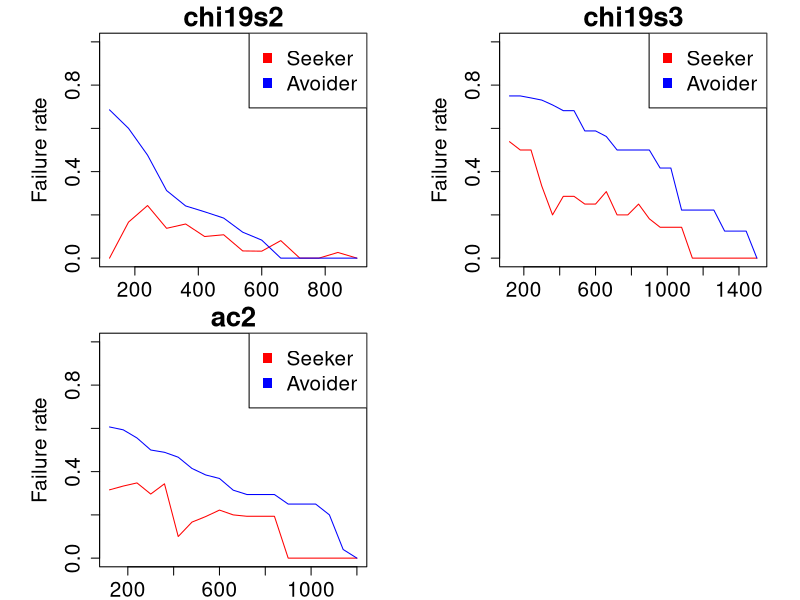
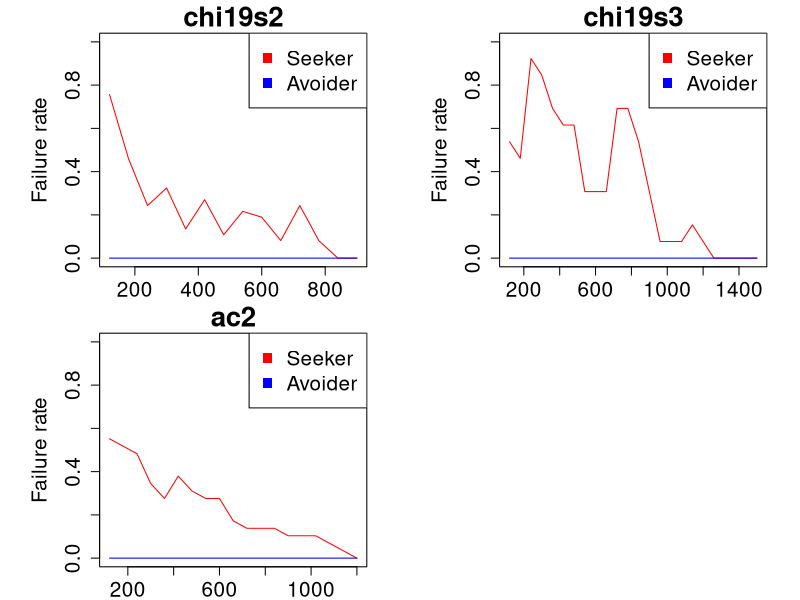
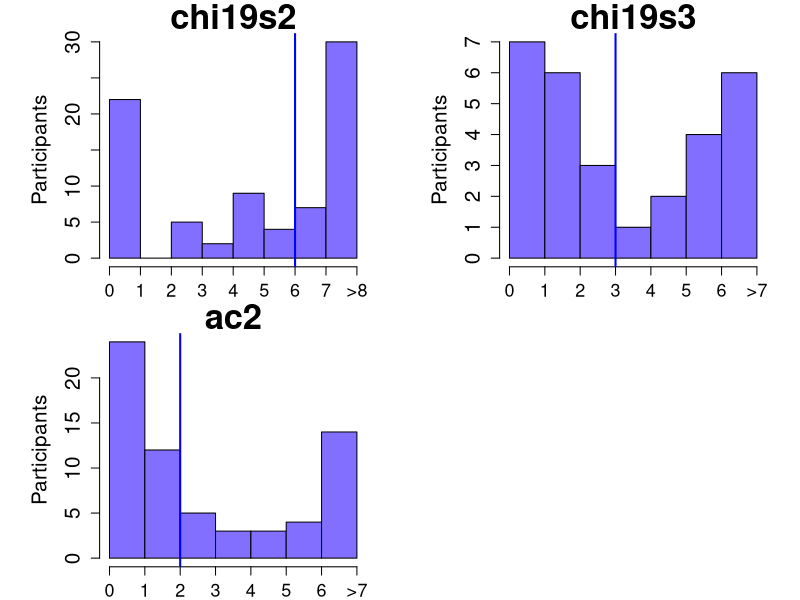
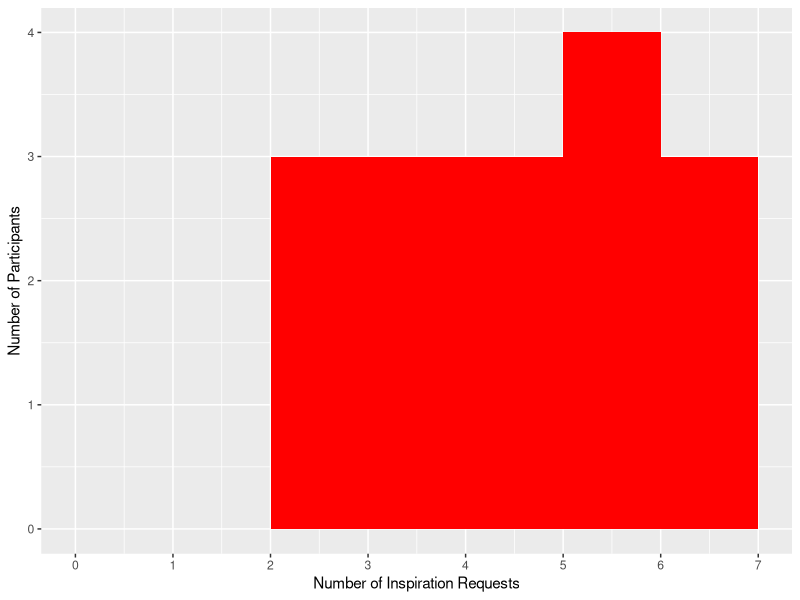

Here is the R script that generated these plots, in order:
library(ggplot2)
library(purrr)
library(readr)

# pdf export
# library(grid)
# library(gridGraphics)

#### Set path to repo ####
setwd("PATH_TO_REPO/prestudy")

printPdf <- function(graphic) {
  pdffile <- sprintf("thesis/pics/MainSequencePoster4.pdf")
  pdf(pdffile,
      paper = "special",
      width = 6.0,
      height = 6.0)
  pushViewport(viewport(layout = grid.layout(1, 1)))
  print(graphic, vp = viewport(layout.pos.row = 1, layout.pos.col = 1))
  dev.off()
}

chi19s2 <-
  read_delim(
    "chi19s2.csv",
    ";",
    escape_double = FALSE,
    trim_ws = TRUE
  )

chi19s3 <-
  read_delim(
    "chi19s3.csv",
    ";",
    escape_double = FALSE,
    trim_ws = TRUE
  )

ac2 <-
  read_delim(
    "ac2.csv",
    ";",
    escape_double = FALSE,
    trim_ws = TRUE
  )

filterByIdeaSubmits <-
  function(csvData, timerValue, minIdeaSubmits) {
    columnName <- paste(timerValue, "-ideaSubmitTimers", sep = "")
    filteredData <- csvData[csvData[, columnName] >= minIdeaSubmits, ]
    return(filteredData)
  }

getMedianRequests <- function (csvData, timerValue) {
  columnName <- paste(timerValue, "-inspirationRequestTimers", sep = "")
  return(median(data.matrix(csvData[, columnName])))
}

getHistogram <- function(csvData, ideaSubmitMinimum, timerValue, maxBuckets = 7) {
  data <- filterByIdeaSubmits(csvData, timerValue, ideaSubmitMinimum)
  
  columnName <-
    paste(timerValue, "-inspirationRequestTimers", sep = "")
  datavector <- data.matrix(data[, columnName])
  hist(
    ifelse(datavector >= maxBuckets, maxBuckets, datavector),
    breaks = c(0:maxBuckets),
    xlim = c(0, maxBuckets),
    xlab = "Inspiration requests",
    xaxt = "n",
    ylab = "Participants",
    cex.lab = 1.5,
    cex.main = 2.5,
    cex.axis = 1.5,
    col = "slateblue1",
    main = deparse(substitute(csvData))
    
  )
  axis(1, cex.axis = 1.3, at = 0:maxBuckets, labels = c(0:(maxBuckets-1), paste(">", maxBuckets, sep = "")))
  abline(v = getMedianRequests(data, timerValue),
         col = "blue",
         lwd = 2)
}

getTypes <-
  function(csvData,
           timerValue,
           ideaSubmitMinimum,
           ideaSubmitTimer = timerValue,
           seeker) {
    data <- filterByIdeaSubmits(csvData, ideaSubmitTimer, ideaSubmitMinimum)
    
    median <- getMedianRequests(data, timerValue)
    
    columnName <-
      paste(timerValue, "-inspirationRequestTimers", sep = "")

    if (seeker) {
      filteredData <- data[data[, columnName] > median, ]
    } else {
      # filteredData <- data[data[, columnName] <= median, ]
      filteredData <- data[data[, columnName] <= 1, ]
    }
    return(filteredData$"workerId")
  }

plotSuccessRates <- function(csvData, timerEndValue, falsePositive = TRUE) {
  getSuccessRate <-
    function(timerValueBefore,
             timerValueAfter,
             seeker) {
      ideatorsBefore <-
        getTypes(
          csvData,
          timerValue = timerValueBefore,
          # ideaSubmitTimer = timerValueBefore,
          # ideaSubmitMinimum = 1,
          ideaSubmitTimer = timerValueAfter,
          ideaSubmitMinimum = 3,
          seeker = seeker
        )
      ideatorsAfter <-
        getTypes(
          csvData,
          timerValue = timerValueAfter,
          ideaSubmitTimer = timerValueAfter,
          ideaSubmitMinimum = 3,
          seeker = seeker
        )
      
      if (falsePositive) {
        # false-positive: 
        rate <-
          length(setdiff(ideatorsBefore, ideatorsAfter)) / length(ideatorsBefore)
        return(rate)
      } else {
        # false-negative
        rate <-
          length(setdiff(ideatorsAfter, ideatorsBefore)) / length(ideatorsAfter)
        return(rate)
      }
    }
  
  getSeekerSuccessRateComparedToEnd <- function(timerValue) {
    return(
      getSuccessRate(
        timerValueBefore = timerValue,
        timerValueAfter = timerEndValue,
        seeker = TRUE
      )
    )
  }
  
  getAvoiderSuccessRateComparedToEnd <- function(timerValue) {
    return(
      getSuccessRate(
        timerValueBefore = timerValue,
        timerValueAfter = timerEndValue,
        seeker = FALSE
      )
    )
  }
  
  timerValues <- seq(from = 120, to = timerEndValue, by = 60)
  seekerSuccessRates <-
    as.numeric(map(timerValues, getSeekerSuccessRateComparedToEnd))
  avoiderSuccessRates <-
    as.numeric(map(timerValues, getAvoiderSuccessRateComparedToEnd))
  #qplot(timerValues, seekerSuccessRates, geom="line")
  #qplot(timerValues, avoiderSuccessRates, geom="line")
  
  plot(
    timerValues,
    seekerSuccessRates,
    col = "red",
    type = "l",
    main = deparse(substitute(csvData)),
    ylim = c(0, 1),
    xlab = "Seconds",
    ylab = "Failure rate",
    cex.axis = 1.5,
    cex.main = 2,
    cex.lab = 1.5
  )
  lines(timerValues, avoiderSuccessRates, col = "blue", )
  legend(
    x = "topright",
    legend = c("Seeker", "Avoider"),
    col = c("red", "blue"),
    pch = 15,
    cex = 1.5
  )
  
}
par(mar=c(2,6,2,2), mfrow = c(2, 2))
plotSuccessRates(chi19s2, 900)
plotSuccessRates(chi19s3, 1500)
plotSuccessRates(ac2, 1200)
plot.new()
par(mfrow = c(2, 2))
plotSuccessRates(chi19s2, 900, falsePositive = FALSE)
plotSuccessRates(chi19s3, 1500, falsePositive = FALSE)
plotSuccessRates(ac2, 1200, falsePositive = FALSE)
plot.new()
par(mfrow = c(2, 2))
getHistogram(csvData = chi19s2,
             ideaSubmitMinimum = 3,
             maxBuckets = 8,
             timerValue = 900)
getHistogram(csvData = chi19s3,
             ideaSubmitMinimum = 3,
             timerValue = 1500)
getHistogram(csvData = ac2,
             ideaSubmitMinimum = 3,
             timerValue = 1200)

length(getTypes(csvData = chi19s3,
         ideaSubmitMinimum = 3,
         timerValue = 1500,
         seeker = TRUE))

getCorelationBetweenSubmitsAndRequests <- function (csvData, timerValue) {
  data <- filterByIdeaSubmits(csvData, timerValue, 5)
  requestsColumn <- paste(timerValue, "-inspirationRequestTimers", sep = "")
  submitsColumn <- paste(timerValue, "-ideaSubmitTimers", sep = "")
  return(cor(data[, requestsColumn], data[, submitsColumn]))
}

getCorelationBetweenSubmitsAndRequests(chi19s3, 900)

#################################################
############### PDF GENERIERUNG #################
#################################################
if (FALSE) {
  
pdf("thesis/pics/prestudy/histograms_inspiration-requests_fulltime_min3submits.pdf", width = 9, height = 3)
par(mfrow = c(1, 3))
getHistogram(csvData = chi19s2, 
             ideaSubmitMinimum = 3,
             maxBuckets = 8,
             timerValue = 900)
getHistogram(csvData = chi19s3,
             ideaSubmitMinimum = 3,
             timerValue = 1500)
getHistogram(csvData = ac2,
             ideaSubmitMinimum = 3,
             timerValue = 1200)
dev.off()

pdf("thesis/pics/prestudy/failureRates_min3submits.pdf", width = 9, height = 3)
par(mfrow = c(1, 3))
plotSuccessRates(chi19s2, 900)
plotSuccessRates(chi19s3, 1500)
plotSuccessRates(ac2, 1200)
dev.off()

}
#################################################

filteredData <- filterByIdeaSubmits(chi19s3, 1500, 3)
datavector <- data.matrix(filteredData[, "1500-ideaSubmitTimers"])
p4 <- ggplot(data = filteredData, aes(x = datavector)) +
  geom_histogram(fill = "red", bins = 8, breaks = c(0:7)) +
  ylab("Number of Participants") +
  scale_x_continuous(name = "Number of Inspiration Requests", c(0:7))

p4

# printPdf(p4)

